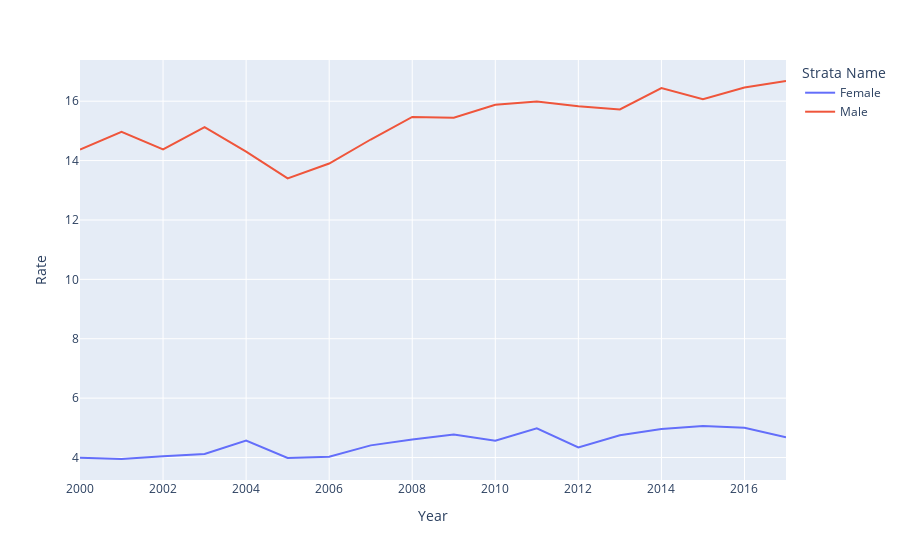

The cell this chart's notebook holds for it:
### Markdown cell above
# Gender

### Code cell
# using plotly
import plotly.express as px
# create a function to select specific dataset
def select_df(var):
    california=df[df.Geography=='CALIFORNIA']
    return california[california['Strata Name']==var]
# apply the funtion above to obtian aimed datasets
female=select_df('Female')
male=select_df('Male')
# concate the datasets
gender=pd.concat([female,male])
# line plot using plotly
fig = px.line( gender,x="Year", y="Rate", color='Strata Name')
fig.show()

### Figure 1 — Plotly figure (JSON) as saved in the notebook; plotly's stock layout.template omitted (floating-point values rounded to 4 significant figures)
{"data": [{"hovertemplate": "Strata Name=Female<br>Year=%{x}<br>Rate=%{y}<extra></extra>", "legendgroup": "Female", "line": {"color": "#636efa", "dash": "solid"}, "mode": "lines", "name": "Female", "showlegend": true, "type": "scatter", "x": ["2000", "2001", "2002", "2003", "2004", "2005", "2006", "2007", "2008", "2009", "2010", "2011", "2012", "2013", "2014", "2015", "2016", "2017", "2000-2002", "2003-2005", "2006-2008", "2009-2011", "2012-2014", "2015-2017"], "xaxis": "x", "y": [3.993, 3.95, 4.045, 4.122, 4.569, 3.986, 4.023, 4.409, 4.61, 4.776, 4.565, 4.984, 4.34, 4.749, 4.957, 5.065, 5.002, 4.681, 3.996, 4.226, 4.349, 4.776, 4.684, 4.915], "yaxis": "y"}, {"hovertemplate": "Strata Name=Male<br>Year=%{x}<br>Rate=%{y}<extra></extra>", "legendgroup": "Male", "line": {"color": "#EF553B", "dash": "solid"}, "mode": "lines", "name": "Male", "showlegend": true, "type": "scatter", "x": ["2000", "2001", "2002", "2003", "2004", "2005", "2006", "2007", "2008", "2009", "2010", "2011", "2012", "2013", "2014", "2015", "2016", "2017", "2000-2002", "2003-2005", "2006-2008", "2009-2011", "2012-2014", "2015-2017"], "xaxis": "x", "y": [14.37, 14.97, 14.38, 15.13, 14.3, 13.4, 13.9, 14.71, 15.47, 15.44, 15.88, 15.99, 15.83, 15.72, 16.44, 16.07, 16.46, 16.68, 14.57, 14.27, 14.7, 15.77, 16, 16.4], "yaxis": "y"}], "layout": {"legend": {"title": {"text": "Strata Name"}, "tracegroupgap": 0}, "margin": {"t": 60}, "xaxis": {"anchor": "y", "domain": [0, 1], "title": {"text": "Year"}}, "yaxis": {"anchor": "x", "domain": [0, 1], "title": {"text": "Rate"}}}}
